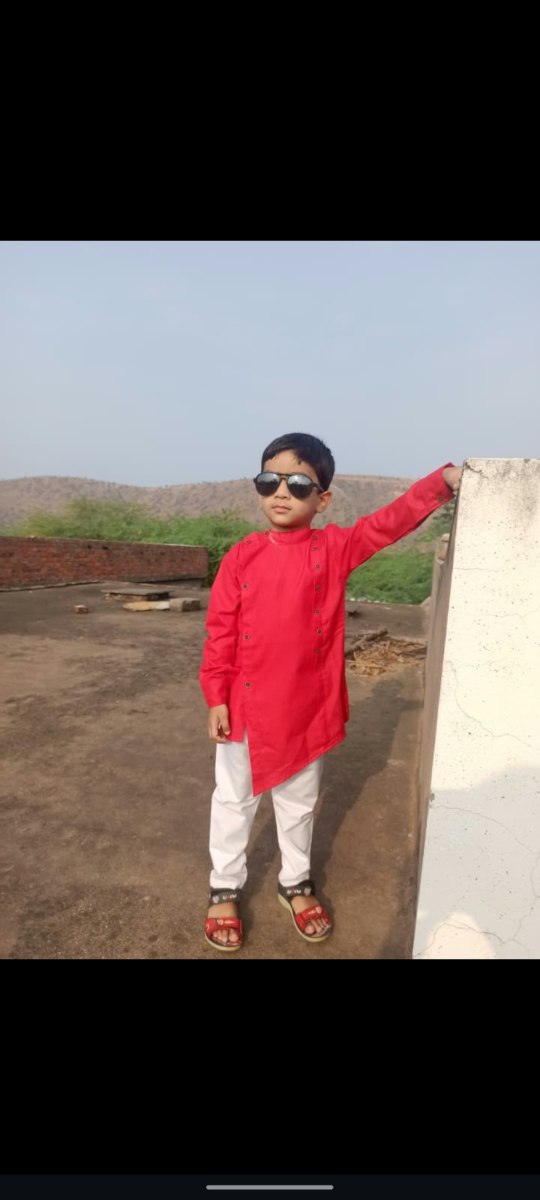
#> input picture bigger_image.png, 1080 x 2400 px (shown at 1/2 size)
$ python 'ex 5.py'
#> lines starting #> are read from the running program, lines starting #| are printed output that depends on the picture

import cv2
from tkinter import Tk
from tkinter.filedialog import askopenfilename

Tk().withdraw()
path = askopenfilename()
#> the answer given: ../bigger_image.png
img = cv2.imread(path)
#> img is the input picture: shape (2400, 1080, 3); mean B, G, R 86.2, 88.7, 103.6

if img is not None:
    colors = [(255, 0, 0), (0, 255, 0), (0, 0, 255)]
    names = ["Blue", "Green", "Red"]

    hist_img = __import__("numpy").zeros((400, 512, 3), dtype="uint8")

    for i, color in enumerate(colors):
        hist = cv2.calcHist([img], [i], None, [256], [0, 256])
        cv2.normalize(hist, hist, 0, 350, cv2.NORM_MINMAX)

        for x in range(1, 256):
            cv2.line(
                hist_img,
                (2 * (x - 1), 400 - int(hist[x - 1])),
                (2 * x, 400 - int(hist[x])),
                color, 2
            )
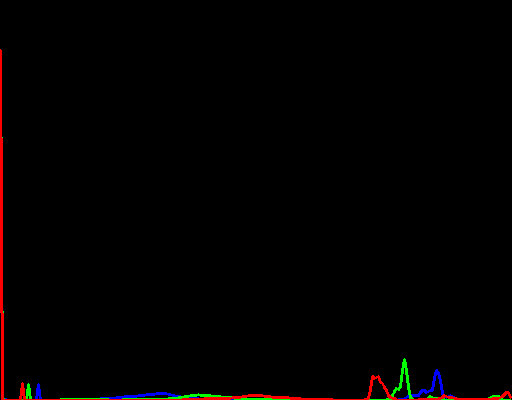
#> hist_img: shape (400, 512, 3); mean B, G, R 0.6, 0.9, 2.6

    cv2.imshow("Original Image", img)
    cv2.imshow("Color Histogram", hist_img)
    cv2.waitKey(0)
    cv2.destroyAllWindows()
else:
    print("Image not found")

$ run again, on color_histogram.png
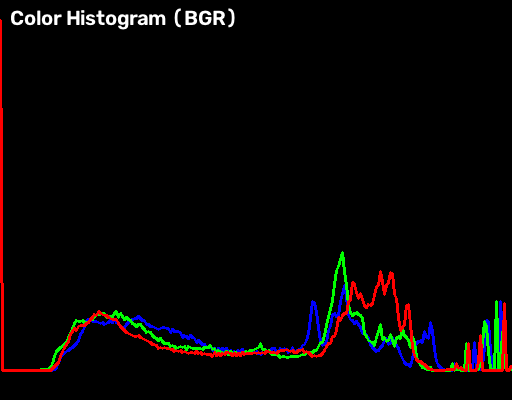
#> input picture color_histogram.png, 512 x 400 px
#> img is the input picture: shape (400, 512, 3); mean B, G, R 4.4, 4.9, 6.8
#> after the loop `for i, color in enumerate(colors):`:
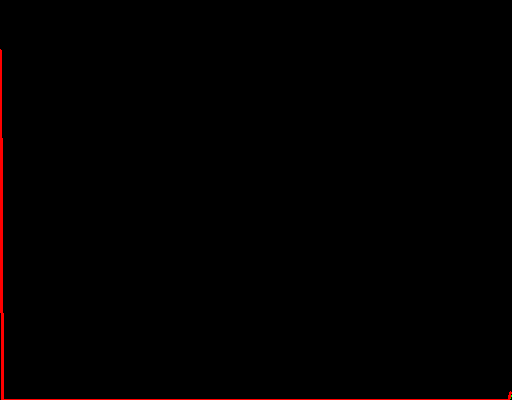
#> hist_img: shape (400, 512, 3); mean B, G, R 0, 0, 1.9

$ run again, on equalized_image.png
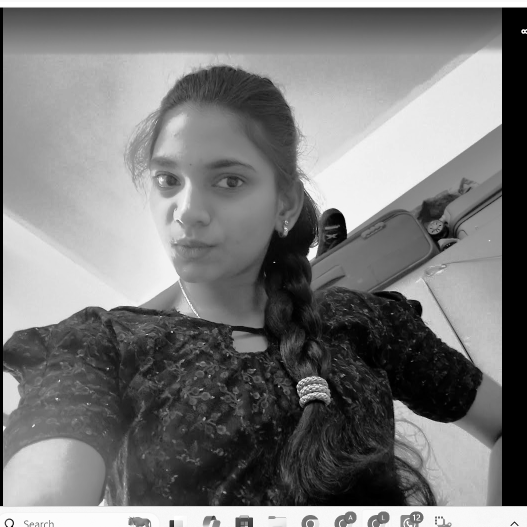
#> input picture equalized_image.png, 1053 x 1053 px (shown at 1/2 size)
#> img is the input picture: shape (1053, 1053, 3); min 0, max 255, mean 122
#> after the loop `for i, color in enumerate(colors):`:
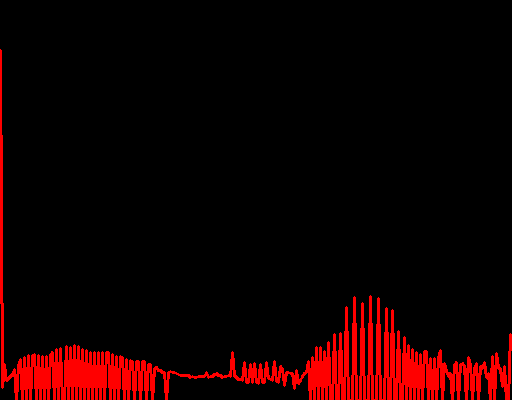
#> hist_img: shape (400, 512, 3); mean B, G, R 0, 0, 20.3
